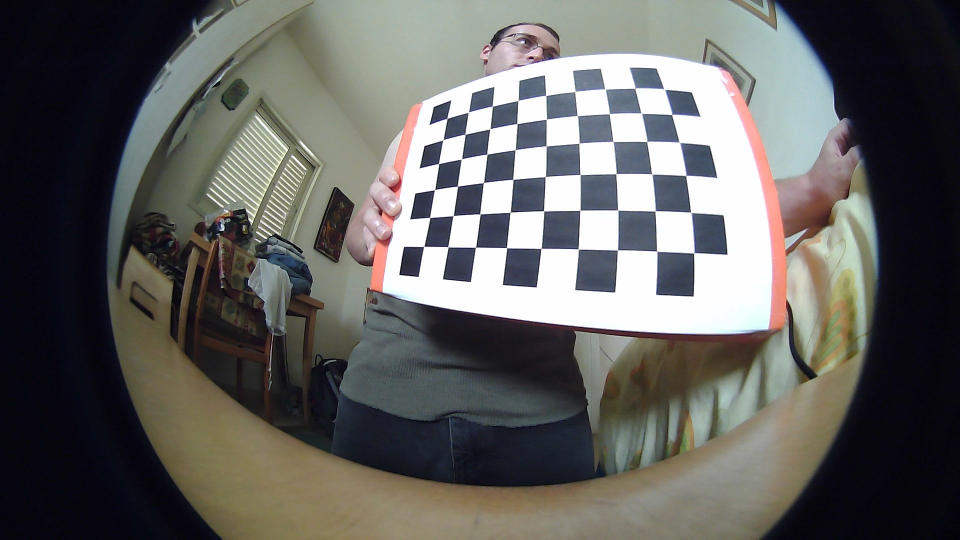
#> input picture camera_calib/WIN_20180421_12_34_54_Pro.jpg, 1920 x 1080 px (shown at 1/2 size)
$ python Tracker.py   (older library calls are emulated)
#> lines starting #> are read from the running program, lines starting #| are printed output that depends on the picture
### Camera.py
import numpy as np
import cv2
import imutils
import time
import glob
import math

class Camera:
    """docstring for Camera"""
    def __init__(self, _id, native_res = (1080, 1920), crop_bounds = None,
        scale_to_height = 500):

        self._id = _id
        self.native_width = native_res[1]
        self.native_height = native_res[0]
        self.crop_bounds = crop_bounds
        self.scale_to_height = scale_to_height
        self.cam = None
        self.K = None
        self.D = None

    # [6 lines left out: function set_native_res, not called in this run]

    def set_scale_to_height(self, height):
        self.scale_to_height = height
        return True

    def set_crop_bounds(self, bounds):
        self.crop_bounds = bounds

    def start_capture(self):
        if self.cam is None:
            self.cam = cv2.VideoCapture(self._id)
        if self.cam.isOpened():
            self.cam.set(cv2.CAP_PROP_FOURCC,cv2.VideoWriter_fourcc('M','J','P','G'));
            self.cam.set(cv2.CAP_PROP_FRAME_HEIGHT, self.native_height);
            self.cam.set(cv2.CAP_PROP_FRAME_WIDTH, self.native_width);

            img = self.capture_img()
            if not img is None:
                print('capture started at resolution %s' %str(img.shape[:2]))
                return True
            else:
                print('could not capture a frame')
        else:
            print('could not open the camera')

        return False

    def stop_capture(self):
        if not self.cam is None:
            self.cam.release()
            print('capture stopped')
            return True
        return False

    def capture_img(self):
        if self.cam is None:
            print('camera has not been opened')
            return None

        (captured, img) = self.cam.read()
        if not captured:
            print('could not capture a frame')
            return None

        if not self.crop_bounds is None:
            img = img[self.crop_bounds[0]:self.crop_bounds[1],
                self.crop_bounds[2]:self.crop_bounds[3]]

        return imutils.resize(img, height=self.scale_to_height)

    # [50 lines left out: functions get_rectilinear, get_equirectangular, not called in this run]

    def calibrate(self, img_path = '', checkerboard_dims = (6,9)):
#> called with img_path = 'C:/Nadav/Repos/paper_dome/camera_calib/', checkerboard_dims = (6, 9)
        subpix_criteria = (cv2.TERM_CRITERIA_EPS+cv2.TERM_CRITERIA_MAX_ITER, 30, 0.1)
        calibration_flags = cv2.fisheye.CALIB_RECOMPUTE_EXTRINSIC+cv2.fisheye.CALIB_CHECK_COND+cv2.fisheye.CALIB_FIX_SKEW
        objp = np.zeros((1, checkerboard_dims[0]*checkerboard_dims[1], 3), np.float32)
        objp[0,:,:2] = np.mgrid[0:checkerboard_dims[0], 0:checkerboard_dims[1]].T.reshape(-1, 2)
        _img_shape = None
        objpoints = [] # 3d point in real world space
        imgpoints = [] # 2d points in image plane.
        images = glob.glob('%s*.jpg' %img_path)
        for fname in images:
            img = cv2.imread(fname)
#> img is the input picture: shape (1080, 1920, 3); mean B, G, R 95.9, 98, 98.7
            if not self.crop_bounds is None:
               img = img[self.crop_bounds[0]:self.crop_bounds[1],
                    self.crop_bounds[2]:self.crop_bounds[3]]
#> img: shape (880, 1550, 3)
            img = imutils.resize(img, height=self.scale_to_height)
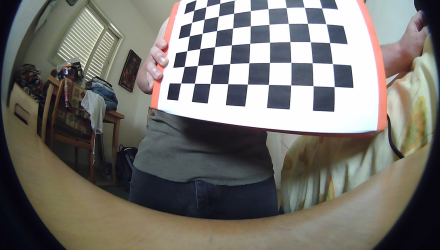
#> img: shape (500, 880, 3) (shown at 1/2 size); mean B, G, R 110.7, 115.9, 118

            if _img_shape == None:
                _img_shape = img.shape[:2]
            else:
                assert _img_shape == img.shape[:2], "All images must share the same size."
            gray = cv2.cvtColor(img,cv2.COLOR_BGR2GRAY)
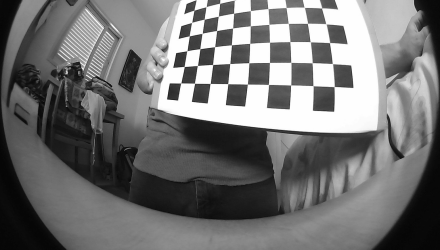
#> gray: shape (500, 880) (shown at 1/2 size); min 2, max 255, mean 115.9
            # Find the chess board corners
            ret, corners = cv2.findChessboardCorners(gray, checkerboard_dims, cv2.CALIB_CB_ADAPTIVE_THRESH+cv2.CALIB_CB_FAST_CHECK+cv2.CALIB_CB_NORMALIZE_IMAGE)
#> ret = False; corners = None
            # If found, add object points, image points (after refining them)
            if ret == True:
                objpoints.append(objp)
                cv2.cornerSubPix(gray,corners,(3,3),(-1,-1),subpix_criteria)
                imgpoints.append(corners)
#> pass 2 of the loop in calibrate, `for fname in images:`:
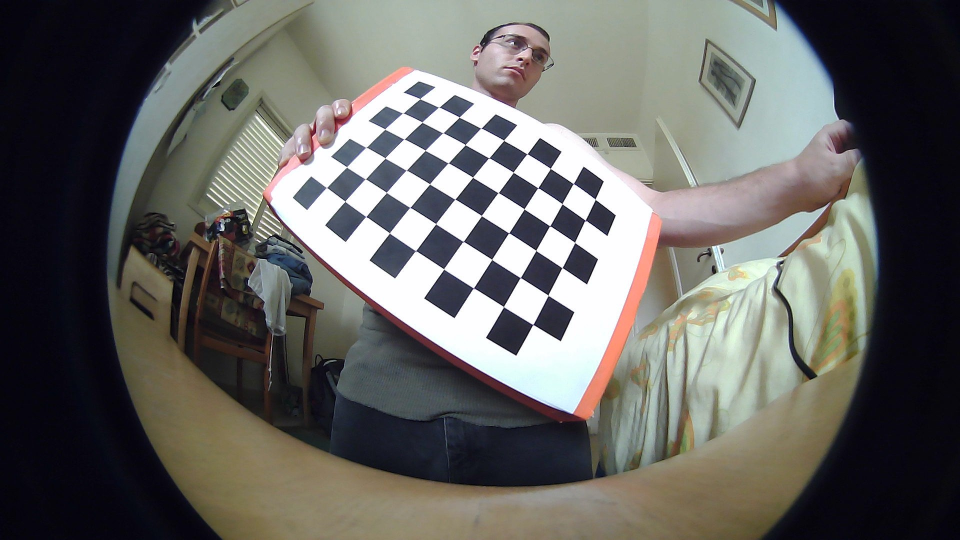
#> input picture camera_calib/WIN_20180421_12_34_56_Pro.jpg, 1920 x 1080 px (shown at 1/2 size)
#> in calibrate, img is the input picture: shape (1080, 1920, 3); mean B, G, R 97.8, 101, 101.7
#> in calibrate, `img = imutils.resize(img, height=self.scale_to_height)`:
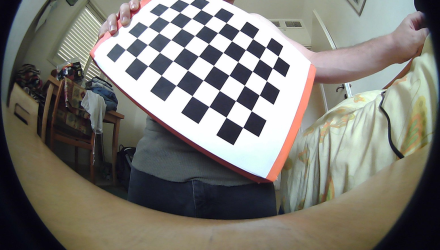
#> img: shape (500, 880, 3) (shown at 1/2 size); mean B, G, R 116.1, 122.4, 124
#> in calibrate, `gray = cv2.cvtColor(img,cv2.COLOR_BGR2GRAY)`:
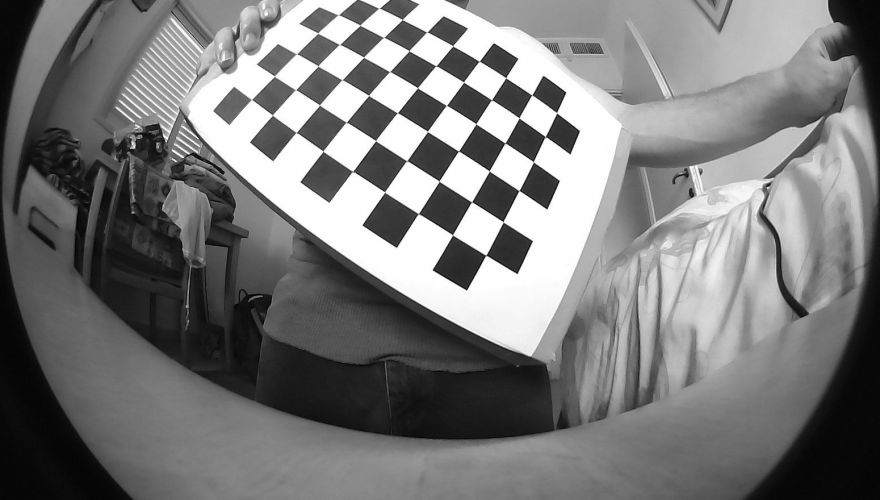
#> gray: shape (500, 880); min 2, max 255, mean 122.1
#> corners = 54 rows, first 8: [251.5, 99.5], [274, 76], [296.5, 53.5], [318.5, 33], [338.5, 14.5], [355, 2], [271.5, 115], [295.5, 89.5]
        N_OK = len(objpoints)
        K = np.zeros((3, 3))
        D = np.zeros((4, 1))
        rvecs = [np.zeros((1, 1, 3), dtype=np.float64) for i in range(N_OK)]
        tvecs = [np.zeros((1, 1, 3), dtype=np.float64) for i in range(N_OK)]
        rms, _, _, _, _ = \
            cv2.fisheye.calibrate(
                objpoints,
                imgpoints,
                gray.shape[::-1],
                K,
                D,
                rvecs,
                tvecs,
                calibration_flags,
                (cv2.TERM_CRITERIA_EPS+cv2.TERM_CRITERIA_MAX_ITER, 30, 1e-6)
            )

        self.K = K
        self.D = D

        print("Found " + str(N_OK) + " valid images for calibration")
        print("DIM=" + str(_img_shape[::-1]))
#| DIM=(880, 500)
        print("K=np.array(" + str(K.tolist()) + ")")
        print("D=np.array(" + str(D.tolist()) + ")")

    def calculate_equi_mapping():
        pass

### MotorControl.py
import maestro

class MotorControl(maestro.Controller):
    """docstring for MotorControl"""

    YAW_CHANNEL = 0
    PITCH_CHANNEL = 1
    TRIGGER_CHANNEL = 2

    MIN_PULSE = 496*4
    MAX_PULSE= 2448*4
    MAX_ANGLE_RANGE = 170

    MAX_SPEED = 0
    MAX_ACCEL = 15

    def __init__(self, com_port, yaw_range = MAX_ANGLE_RANGE, pitch_range = 90):
        super(MotorControl, self).__init__(com_port)
        self.set_yaw_range(yaw_range)
        self.set_pitch_range(pitch_range)
        self.setAccel(self.YAW_CHANNEL, self.MAX_ACCEL)
        self.setAccel(self.PITCH_CHANNEL, self.MAX_ACCEL)
        self.set_trigger_range(1872*4, 2016*4)

    def get_pulse_width(self, angle):
        center_pulse = (self.MAX_PULSE + self.MIN_PULSE)/2
        pulse_range = self.MAX_PULSE - self.MIN_PULSE
        return int(center_pulse + angle*pulse_range/self.MAX_ANGLE_RANGE)

    def set_range(self, chan, range):
        min_pulse = self.get_pulse_width(-range/2)
        max_pulse = self.get_pulse_width(range/2)
        maestro.Controller.setRange(self, chan, min_pulse, max_pulse)

    def set_yaw_range(self, range = MAX_ANGLE_RANGE, offset = 0):
        self.yaw_range = range
        self.yaw_offset = offset
        self.set_range(self.YAW_CHANNEL, range)

    def set_pitch_range(self, range = 90, offset = 0):
        self.pitch_range = range
        self.pitch_offset = offset
        self.set_range(self.PITCH_CHANNEL, range)

    def set_trigger_range(self, min_pulse, max_pulse):
        self.fire_pulse = max_pulse
        self.no_fire_pulse = min_pulse
        maestro.Controller.setRange(self, self.TRIGGER_CHANNEL, min_pulse, max_pulse)

    def set_yaw(self, yaw, speed = MAX_SPEED, zero = 'center'):
        if zero == 'min':
            pulse_width = self.get_pulse_width(-yaw - self.yaw_offset + self.yaw_range/2)
        else:
            pulse_width = self.get_pulse_width(-yaw - self.yaw_offset)

        maestro.Controller.setSpeed(self, self.YAW_CHANNEL, speed)
        maestro.Controller.setTarget(self, self.YAW_CHANNEL, pulse_width)

    def set_pitch(self, pitch, speed = MAX_SPEED, zero = 'min'):
        if zero == 'min':
            pulse_width = self.get_pulse_width(-pitch - self.pitch_offset + self.pitch_range/2)
        else:
            pulse_width = self.get_pulse_width(-pitch - self.pitch_offset)

        maestro.Controller.setSpeed(self, self.PITCH_CHANNEL, speed)
        maestro.Controller.setTarget(self, self.PITCH_CHANNEL, pulse_width)

    def set_trigger(self, fire):
        if fire:
            pulse_width = self.fire_pulse
        else:
            pulse_width = self.no_fire_pulse

        maestro.Controller.setTarget(self, self.TRIGGER_CHANNEL, pulse_width)

    def set_target(self, yaw, pitch, speed = MAX_SPEED):
        self.set_yaw(yaw, speed)
        self.set_pitch(pitch, speed)

    def go_to_zero(self, speed = MAX_SPEED):
        self.set_trigger(False)
        self.set_target(0, 0, speed)

### maestro.py
import serial
from sys import version_info

PY2 = version_info[0] == 2   #Running Python 2.x?

#
#---------------------------
# Maestro Servo Controller
#---------------------------
#
# Support for the Pololu Maestro line of servo controllers
#
# Steven Jacobs -- Aug 2013
# https://github.com/FRC4564/Maestro/
#
# These functions provide access to many of the Maestro's capabilities using the
# Pololu serial protocol
#
class Controller:
    # When connected via USB, the Maestro creates two virtual serial ports
    # /dev/ttyACM0 for commands and /dev/ttyACM1 for communications.
    # Be sure the Maestro is configured for "USB Dual Port" serial mode.
    # "USB Chained Mode" may work as well, but hasn't been tested.
    #
    # Pololu protocol allows for multiple Maestros to be connected to a single
    # serial port. Each connected device is then indexed by number.
    # This device number defaults to 0x0C (or 12 in decimal), which this module
    # assumes.  If two or more controllers are connected to different serial
    # ports, or you are using a Windows OS, you can provide the tty port.  For
    # example, '/dev/ttyACM2' or for Windows, something like 'COM3'.
    def __init__(self,ttyStr='/dev/ttyACM0',device=0x0c):
        # Open the command port
        self.usb = serial.Serial(ttyStr)
        # Command lead-in and device number are sent for each Pololu serial command.
        self.PololuCmd = chr(0xaa) + chr(device)
        # Track target position for each servo. The function isMoving() will
        # use the Target vs Current servo position to determine if movement is
        # occuring.  Upto 24 servos on a Maestro, (0-23). Targets start at 0.
        self.Targets = [0] * 24
        # Servo minimum and maximum targets can be restricted to protect components.
        self.Mins = [0] * 24
        self.Maxs = [0] * 24

    # Cleanup by closing USB serial port
    def close(self):
        self.usb.close()

    # Send a Pololu command out the serial port
    def sendCmd(self, cmd):
        cmdStr = self.PololuCmd + cmd
        if PY2:
            self.usb.write(cmdStr)
        else:
            self.usb.write(bytes(cmdStr,'latin-1'))

    # Set channels min and max value range.  Use this as a safety to protect
    # from accidentally moving outside known safe parameters. A setting of 0
    # allows unrestricted movement.
    #
    # ***Note that the Maestro itself is configured to limit the range of servo travel
    # which has precedence over these values.  Use the Maestro Control Center to configure
    # ranges that are saved to the controller.  Use setRange for software controllable ranges.
    def setRange(self, chan, min, max):
        self.Mins[chan] = min
        self.Maxs[chan] = max

    # Return Minimum channel range value
    def getMin(self, chan):
        return self.Mins[chan]

    # Return Maximum channel range value
    def getMax(self, chan):
        return self.Maxs[chan]

    # Set channel to a specified target value.  Servo will begin moving based
    # on Speed and Acceleration parameters previously set.
    # Target values will be constrained within Min and Max range, if set.
    # For servos, target represents the pulse width in of quarter-microseconds
    # Servo center is at 1500 microseconds, or 6000 quarter-microseconds
    # Typcially valid servo range is 3000 to 9000 quarter-microseconds
    # If channel is configured for digital output, values < 6000 = Low ouput
    def setTarget(self, chan, target):
        # if Min is defined and Target is below, force to Min
        if self.Mins[chan] > 0 and target < self.Mins[chan]:
            target = self.Mins[chan]
        # if Max is defined and Target is above, force to Max
        if self.Maxs[chan] > 0 and target > self.Maxs[chan]:
            target = self.Maxs[chan]
        #
        lsb = target & 0x7f #7 bits for least significant byte
        msb = (target >> 7) & 0x7f #shift 7 and take next 7 bits for msb
        cmd = chr(0x04) + chr(chan) + chr(lsb) + chr(msb)
        self.sendCmd(cmd)
        # Record Target value
        self.Targets[chan] = target

    # Set speed of channel
    # Speed is measured as 0.25microseconds/10milliseconds
    # For the standard 1ms pulse width change to move a servo between extremes, a speed
    # of 1 will take 1 minute, and a speed of 60 would take 1 second.
    # Speed of 0 is unrestricted.
    def setSpeed(self, chan, speed):
        lsb = speed & 0x7f #7 bits for least significant byte
        msb = (speed >> 7) & 0x7f #shift 7 and take next 7 bits for msb
        cmd = chr(0x07) + chr(chan) + chr(lsb) + chr(msb)
        self.sendCmd(cmd)

    # Set acceleration of channel
    # This provide soft starts and finishes when servo moves to target position.
    # Valid values are from 0 to 255. 0=unrestricted, 1 is slowest start.
    # A value of 1 will take the servo about 3s to move between 1ms to 2ms range.
    def setAccel(self, chan, accel):
        lsb = accel & 0x7f #7 bits for least significant byte
        msb = (accel >> 7) & 0x7f #shift 7 and take next 7 bits for msb
        cmd = chr(0x09) + chr(chan) + chr(lsb) + chr(msb)
        self.sendCmd(cmd)

    # Get the current position of the device on the specified channel
    # The result is returned in a measure of quarter-microseconds, which mirrors
    # the Target parameter of setTarget.
    # This is not reading the true servo position, but the last target position sent
    # to the servo. If the Speed is set to below the top speed of the servo, then
    # the position result will align well with the acutal servo position, assuming
    # it is not stalled or slowed.
    # [39 lines left out: functions getPosition, isMoving, getMovingState, runScriptSub, not called in this run]

    # Stop the current Maestro Script
    def stopScript(self):
        cmd = chr(0x24)
        self.sendCmd(cmd)

### Tracker.py
import Camera
import MotorControl
import cv2
import numpy as np
import math

class Tracker:
    """docstring for Tracker"""
    def __init__(self, cam_id = 1, sensitivity = 10, blur_size = 11, min_object_area = 500):
        self.controller = MotorControl.MotorControl('COM3')
        self.camera = Camera.Camera(_id = cam_id, crop_bounds = (200, 1080, 210, 1760), scale_to_height = 500)
        self.camera.calibrate(img_path = 'C:/Nadav/Repos/paper_dome/camera_calib/')
        self.sensitivity = sensitivity
        self.blur_size = blur_size
        self.min_object_area = min_object_area

    def track_object(self, old_frame, new_frame):
        # Find the difference between this frame and the last
        diff = cv2.absdiff(new_frame, old_frame)

        # Threshold the differences
        (_, thresh_diff) = cv2.threshold(diff, self.sensitivity, 255, cv2.THRESH_BINARY)

        thresh_diff = cv2.GaussianBlur(thresh_diff, (self.blur_size, self.blur_size), 0)
        (_, thresh_diff) = cv2.threshold(thresh_diff, self.sensitivity, 255, cv2.THRESH_BINARY)

        # Find the largest contour
        (_, cnts, _) = cv2.findContours(thresh_diff.copy(), cv2.RETR_EXTERNAL,
        cv2.CHAIN_APPROX_SIMPLE)
        if len(cnts) >= 1:
            # compute the bounding box for the contour, draw it on the frame
            return  cv2.boundingRect(cnts[-1])
        else:
            return (None, None, None, None)

    # [10 lines left out: function calc_angle, not called in this run]

    # def aim

    def main(self):
        self.camera.start_capture()
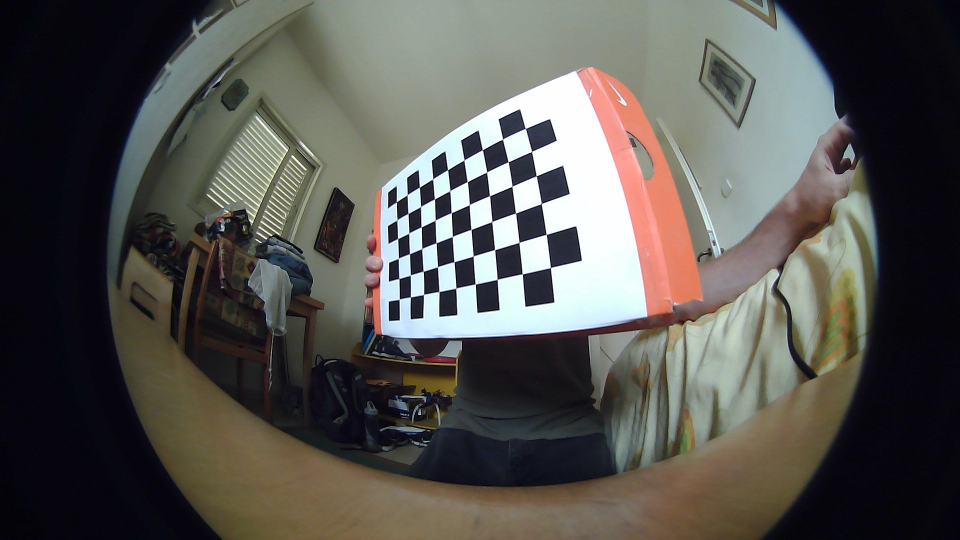
#> input picture camera_calib/WIN_20180421_12_35_05_Pro.jpg, 1920 x 1080 px, given in place of the camera (shown at 1/2 size)
#> in capture_img, img is the input picture: shape (1080, 1920, 3); mean B, G, R 81.1, 85.6, 87.1
#> in capture_img, `img = img[self.crop_bounds[0]:self.crop_bounds[1], self.crop_bounds[2]..`:
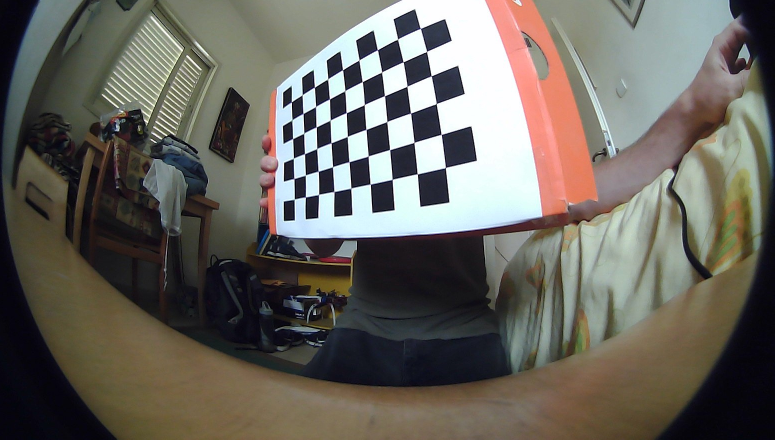
#> img: shape (880, 1550, 3) (shown at 1/2 size); mean B, G, R 94.2, 101.7, 105.1
#> in capture_img, `return imutils.resize(img, height=self.scale_to_height)`:
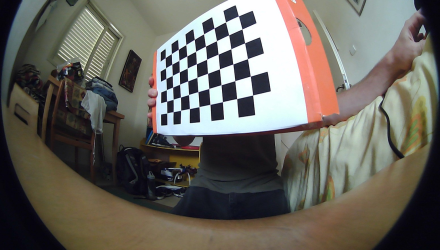
#> returned value: shape (500, 880, 3) (shown at 1/2 size); mean of channels 0, 1, 2 94.2, 101.7, 105.1; drawn as B, G, R
#| capture started at resolution (500, 880)

        prev_gray = None
        while True:
            frame = self.camera.capture_img()
            # img = self.camera.get_rectilinear(1)
            # img = self.camera.get_equirectangular()
            if frame is None:
                print('frame could not be read')
                break

            # convert the frame to grayscale, and blur it
            gray = cv2.cvtColor(frame, cv2.COLOR_BGR2GRAY)
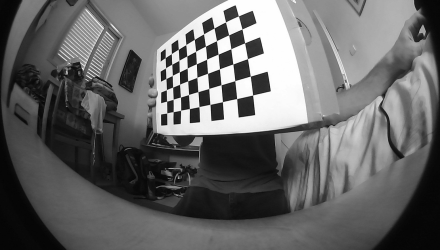
#> gray: shape (500, 880) (shown at 1/2 size); min 1, max 255, mean 101.9
            gray = cv2.GaussianBlur(gray, (self.blur_size, self.blur_size), 0)
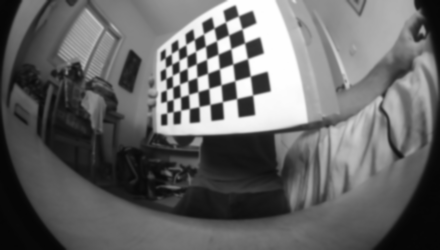
#> gray: shape (500, 880) (shown at 1/2 size); min 5, max 254, mean 101.9

            # if the first frame is None, initialize it
            if prev_gray is None:
                prev_gray = gray
                continue

            (x, y, w, h) = self.track_object(prev_gray, gray)

            if x is not None:
                cv2.rectangle(frame, (x, y), (x + w, y + h), (0, 0, 255), 2)
                mid_x = x + w//2
                mid_y = y + h//2

                (yaw, pitch) = self.calc_angle(x, y)

                self.controller.set_yaw(yaw, speed = 20)
                self.controller.set_pitch(pitch, speed = 15)
                if w*h >= self.min_object_area:
                    self.controller.set_trigger(True)
                else:
                    self.controller.set_trigger(False)

            prev_gray = gray

            # Display the resulting frame
            cv2.imshow('frame', frame)
            # cv2.imshow('thresh_diff', thresh_diff)

            if cv2.waitKey(1) & 0xFF == ord('q'):
                break

        # When everything done, release the capture
        self.camera.stop_capture()
        self.controller.go_to_zero(20)
        cv2.destroyAllWindows()

if __name__ == "__main__":
    tracker = Tracker()
    tracker.main()
